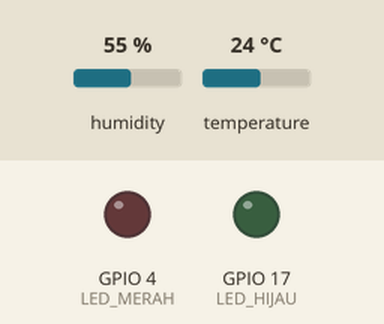
The sketch below on a simulated ESP32. Shown: output pins drawn as LEDs (lit = HIGH). The inputs (shaded band) are chosen by the test bench; at power-on: humidity 55 %, temperature 24 °C. WiFi joins after 1.5 s; servers stay silent unless stated; web services answer with replies made up by the test bench; what the sketch prints to the serial monitor is not drawn.

Above: at 11.3 s.
At 20.3 s:
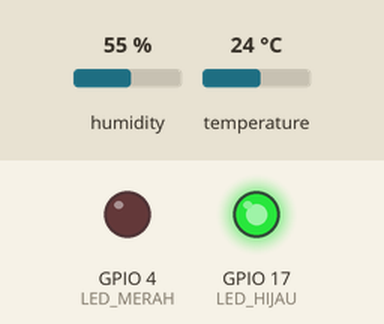
Timing chart, 0 to 28.5 s (numbered marks = the images above):
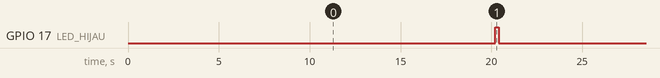

Measured:
- by itself, GPIO 17 (LED_HIJAU): alternates HIGH for 0.20 s and LOW for 19.8 s

The sketch:

p3_iot_cloud.ino
```cpp
/*
 * BAB 48 - Program 3: Data DHT11 ke Cloud ThingSpeak
 * Setiap 20 detik ESP32 mengirim suhu, kelembapan, dan kekuatan sinyal WiFi
 * ke channel ThingSpeak dengan HTTP POST. Grafiknya bisa dilihat di browser.
 * Kalau pengiriman gagal, jeda berikutnya dilipatgandakan (maks. 5 menit).
 * LED2 (hijau) berkedip saat berhasil, LED1 (merah) menyala selama gagal.
 * Rangkaian: DHT -> IO27, LED1 (merah) -> IO4, LED2 (hijau) -> IO17
 * Library  : DHT sensor library + Adafruit Unified Sensor (Adafruit)
 */

#include <WiFi.h>
#include <HTTPClient.h>
#include <DHT.h>

const char *NAMA_WIFI = "NamaWiFiKamu";          // ← ganti dengan WiFi kamu
const char *PASSWORD_WIFI = "PasswordWiFiKamu";  // ← ganti dengan WiFi kamu

// Write API Key channel ThingSpeak-mu (tab "API Keys"). Rahasiakan!
const char *WRITE_API_KEY = "KUNCI_API_KAMU";  // ← ganti dengan Write API Key kamu
const char *URL_THINGSPEAK = "http://api.thingspeak.com/update";

#define PIN_DHT 27
#define TIPE_DHT DHT11
#define LED_MERAH 4   // LED1 (merah): menyala selama pengiriman terakhir gagal
#define LED_HIJAU 17  // LED2 (hijau): berkedip sebentar setiap kali berhasil

// Akun ThingSpeak gratis: paling cepat 1 data setiap 15 detik per channel.
const unsigned long INTERVAL_NORMAL = 20000;  // 20 detik (ada sisa aman)
const unsigned long INTERVAL_MAKS = 300000;   // jeda terlama setelah gagal: 5 menit

// struct Timer dari BAB 16
struct Timer {
  unsigned long interval;   // ms
  unsigned long waktuLalu;  // hasil millis() saat terakhir dijalankan

  // Mengembalikan true kalau sudah waktunya, lalu mencatat waktunya
  bool sudahWaktunya(unsigned long sekarang) {
    if (sekarang - waktuLalu >= interval) {
      waktuLalu = sekarang;
      return true;
    }
    return false;
  }
};

DHT dht(PIN_DHT, TIPE_DHT);
Timer timerDHT = {2000, 0};               // baca DHT11 setiap 2 detik
Timer timerKirim = {INTERVAL_NORMAL, 0};  // jadwal kirim (intervalnya bisa berubah)
Timer timerKedip = {200, 0};              // lama LED hijau menyala (ms)

float suhu = NAN;
float kelembapan = NAN;
bool dhtOk = false;
bool bacaanPertama = true;
unsigned long nomorKirim = 0;  // urutan pengiriman dari sisi ESP32
bool ledHijauNyala = false;

void bacaDHT() {
  dht.read(true);  // paksa membaca sensor sekarang (±25 ms), lihat BAB 26
  float h = dht.readHumidity();
  float t = dht.readTemperature();
  bool berhasil = !isnan(h) && !isnan(t);

  // Cetak pesan hanya pada bacaan pertama atau saat status berubah
  if (bacaanPertama || berhasil != dhtOk) {
    if (berhasil) {
      Serial.printf("[DHT11] OK: %.1f °C, %.0f %%RH\n", t, h);
    } else {
      Serial.println("[DHT11] Gagal membaca. Periksa kabel DHT -> IO27.");
    }
  }
  bacaanPertama = false;
  dhtOk = berhasil;
  if (berhasil) {
    suhu = t;
    kelembapan = h;
  }
}

void sambungkanWiFi() {
  WiFi.mode(WIFI_STA);
  WiFi.begin(NAMA_WIFI, PASSWORD_WIFI);
  Serial.printf("Menyambung ke WiFi \"%s\"", NAMA_WIFI);

  unsigned long mulai = millis();
  while (WiFi.status() != WL_CONNECTED) {
    if (millis() - mulai > 20000) {  // menyerah setelah 20 detik
      Serial.println("\nGagal tersambung. Periksa nama/password WiFi dan pastikan 2,4 GHz.");
      Serial.println("ESP32 restart dalam 5 detik...");
      delay(5000);
      ESP.restart();
    }
    delay(500);
    Serial.print(".");
  }
  Serial.print(" tersambung! IP: ");
  Serial.println(WiFi.localIP());
}

// Mengirim satu data ke ThingSpeak. Hasilnya true kalau data disimpan.
bool kirimKeThingSpeak() {
  int rssi = WiFi.RSSI();  // kekuatan sinyal WiFi (dBm)

  // Body berformat formulir: nama=nilai, dipisah tanda &
  char body[128];
  snprintf(body, sizeof(body), "api_key=%s&field1=%.1f&field2=%.0f&field3=%d",
           WRITE_API_KEY, suhu, kelembapan, rssi);

  Serial.println();
  // Kunci API sengaja tidak ikut dicetak
  Serial.printf("[KIRIM #%lu] suhu=%.1f kelembapan=%.0f rssi=%d\n",
                nomorKirim, suhu, kelembapan, rssi);
  unsigned long mulai = millis();

  HTTPClient http;
  http.begin(URL_THINGSPEAK);
  http.setConnectTimeout(5000);
  http.setTimeout(5000);
  http.setUserAgent("BluinoKit-BAB48/1.0");
  http.addHeader("Content-Type", "application/x-www-form-urlencoded");
  int kode = http.POST(body);
  if (kode < 0) {
    Serial.printf("[HTTP] Gagal: %d (%s)\n", kode, http.errorToString(kode).c_str());
    http.end();
    return false;
  }
  String jawaban = http.getString();
  http.end();
  jawaban.trim();
  Serial.printf("[HTTP] Kode status %d, jawaban \"%s\", %lu ms\n",
                kode, jawaban.substring(0, 40).c_str(), millis() - mulai);

  // ThingSpeak menjawab dengan nomor entri (1, 2, 3, ...) kalau data
  // disimpan, atau "0" kalau ditolak -- kadang tetap dengan kode 200!
  long nomorEntri = jawaban.toInt();
  if (kode == HTTP_CODE_OK && nomorEntri > 0) {
    Serial.printf("[KIRIM #%lu] Berhasil, tersimpan sebagai entri ke-%ld.\n", nomorKirim, nomorEntri);
    return true;
  }
  if (kode == HTTP_CODE_OK) {
    Serial.printf("[KIRIM #%lu] Ditolak (jawaban 0): jeda kurang dari 15 detik atau kuota habis.\n", nomorKirim);
  } else if (kode == HTTP_CODE_BAD_REQUEST || kode == HTTP_CODE_UNAUTHORIZED) {
    Serial.printf("[KIRIM #%lu] Ditolak: periksa Write API Key.\n", nomorKirim);
  } else {
    Serial.printf("[KIRIM #%lu] Server bermasalah, coba lagi nanti.\n", nomorKirim);
  }
  return false;
}

// Menentukan jeda sampai pengiriman berikutnya (backoff saat gagal)
void aturJadwal(bool berhasil) {
  if (berhasil) {
    timerKirim.interval = INTERVAL_NORMAL;
  } else {
    timerKirim.interval = timerKirim.interval * 2;  // 40, 80, 160 detik, ...
    if (timerKirim.interval > INTERVAL_MAKS) {
      timerKirim.interval = INTERVAL_MAKS;
    }
  }
  Serial.printf("[JADWAL] Kirim berikutnya %lu detik lagi.\n", timerKirim.interval / 1000);
}

void setup() {
  Serial.begin(115200);
  pinMode(LED_MERAH, OUTPUT);
  pinMode(LED_HIJAU, OUTPUT);
  digitalWrite(LED_MERAH, LOW);
  digitalWrite(LED_HIJAU, LOW);
  delay(1000);
  Serial.println("\nBAB 48 - Program 3: Data DHT11 ke Cloud ThingSpeak");

  if (strcmp(WRITE_API_KEY, "KUNCI_API_KAMU") == 0) {
    Serial.println("PERHATIAN: WRITE_API_KEY belum diganti! Lihat README bagian 48.9.1.");
  }

  dht.begin();
  sambungkanWiFi();
  Serial.printf("Data dikirim setiap %lu detik ke %s\n", INTERVAL_NORMAL / 1000, URL_THINGSPEAK);
}

void loop() {
  unsigned long sekarang = millis();

  // Tugas 1: baca DHT11 setiap 2 detik
  if (timerDHT.sudahWaktunya(sekarang)) {
    bacaDHT();
  }

  // Tugas 2: kirim ke ThingSpeak sesuai jadwal
  if (timerKirim.sudahWaktunya(sekarang)) {
    if (!dhtOk) {
      Serial.println("[KIRIM] Dilewati: belum ada bacaan DHT11 yang valid.");
    } else if (WiFi.status() != WL_CONNECTED) {
      Serial.println("[KIRIM] Dilewati: WiFi terputus, menunggu tersambung ulang.");
    } else {
      nomorKirim = nomorKirim + 1;
      bool berhasil = kirimKeThingSpeak();
      digitalWrite(LED_MERAH, berhasil ? LOW : HIGH);
      if (berhasil) {
        digitalWrite(LED_HIJAU, HIGH);  // mulai kedip
        ledHijauNyala = true;
        timerKedip.waktuLalu = millis();
      }
      aturJadwal(berhasil);
    }
  }

  // Tugas 3: matikan LED hijau 200 ms setelah menyala
  if (ledHijauNyala && timerKedip.sudahWaktunya(millis())) {
    digitalWrite(LED_HIJAU, LOW);
    ledHijauNyala = false;
  }
}
```
